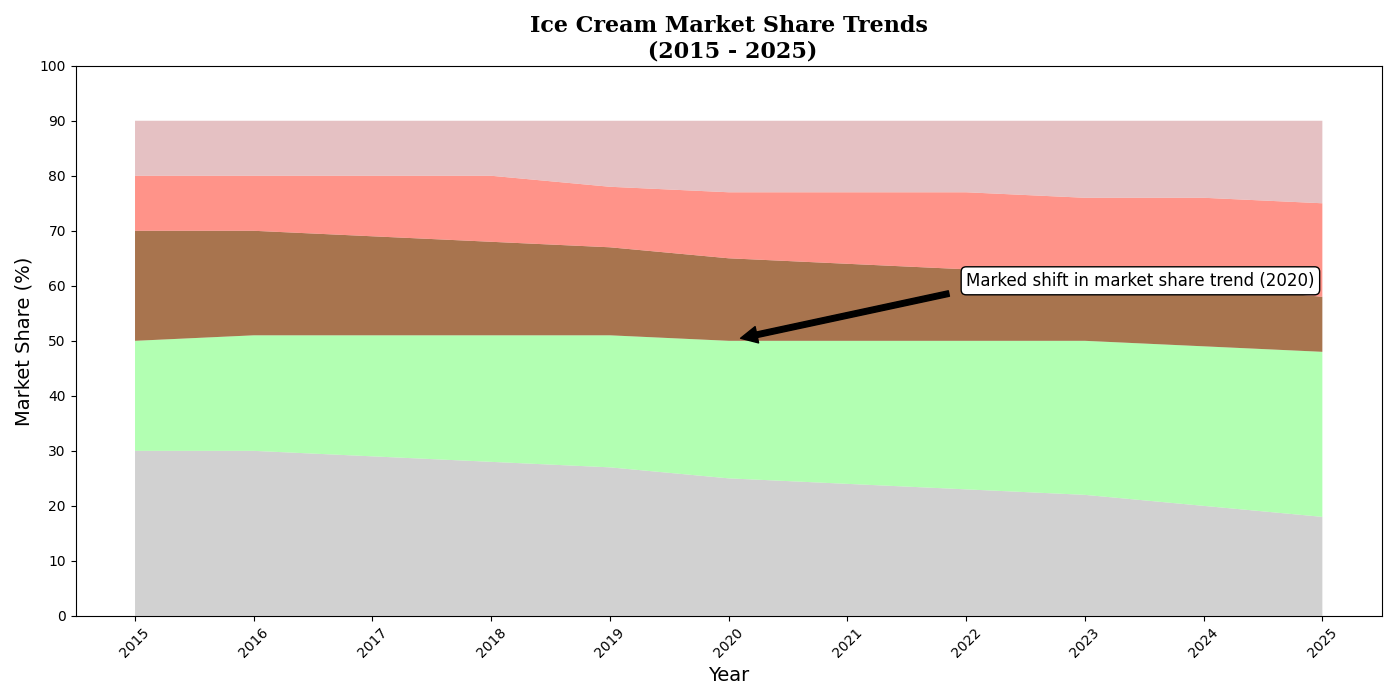

Write Python code to recreate this figure.
import matplotlib.pyplot as plt
import numpy as np

years = np.arange(2015, 2026)
vanilla = np.array([30, 30, 29, 28, 27, 25, 24, 23, 22, 20, 18])
chocolate = np.array([20, 21, 22, 23, 24, 25, 26, 27, 28, 29, 30])
strawberry = np.array([20, 19, 18, 17, 16, 15, 14, 13, 12, 11, 10])
cookie_dough = np.array([10, 10, 11, 12, 11, 12, 13, 14, 14, 16, 17])
others = np.array([10, 10, 10, 10, 12, 13, 13, 13, 14, 14, 15])

fig, ax = plt.subplots(figsize=(14, 7))
ax.stackplot(years, vanilla, chocolate, strawberry, cookie_dough, others,
             colors=['#c2c2c2', '#98ff98', '#8b4513', '#ff6f61', '#ddadaf'], alpha=0.75)

ax.set_title("Ice Cream Market Share Trends\n (2015 - 2025)", fontsize=16, fontweight='bold', family='serif')
ax.set_xlabel("Year", fontsize=14)
ax.set_ylabel("Market Share (%)", fontsize=14)
plt.xticks(years, rotation=45)
plt.yticks(np.arange(0, 101, 10))

ax.annotate('Marked shift in market share trend (2020)', xy=(2020, 50),
            xytext=(2022, 60), arrowprops=dict(facecolor='black', shrink=0.05), fontsize=12,
            bbox=dict(boxstyle="round,pad=0.3", edgecolor='black', facecolor='white'))

plt.tight_layout()
plt.show()
